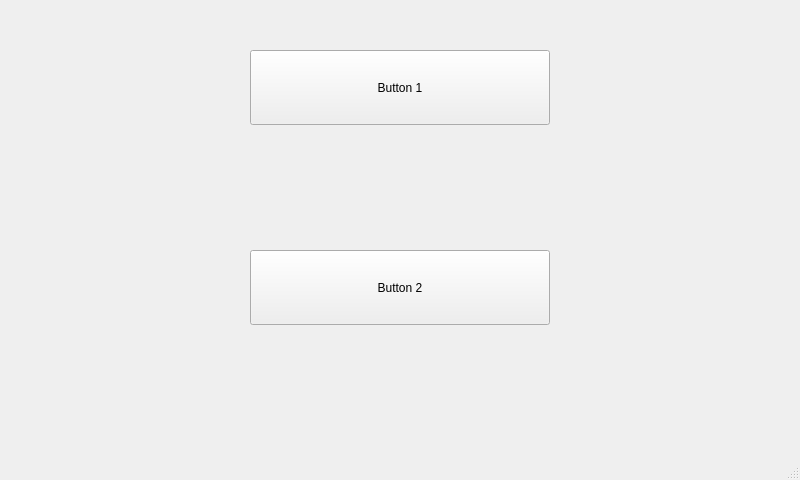
<?xml version="1.0" encoding="UTF-8"?>
<ui version="4.0">
 <class>MainWindow</class>
 <widget class="QMainWindow" name="MainWindow">
  <property name="geometry">
   <rect>
    <x>0</x>
    <y>0</y>
    <width>800</width>
    <height>480</height>
   </rect>
  </property>
  <property name="windowTitle">
   <string>MainWindow</string>
  </property>
  <widget class="QWidget" name="centralwidget">
   <widget class="QPushButton" name="Button1">
    <property name="geometry">
     <rect>
      <x>250</x>
      <y>50</y>
      <width>300</width>
      <height>75</height>
     </rect>
    </property>
    <property name="text">
     <string>Button 1</string>
    </property>
   </widget>
   <widget class="QPushButton" name="Button2">
    <property name="geometry">
     <rect>
      <x>250</x>
      <y>250</y>
      <width>300</width>
      <height>75</height>
     </rect>
    </property>
    <property name="text">
     <string>Button 2</string>
    </property>
   </widget>
  </widget>
  <widget class="QMenuBar" name="menubar">
   <property name="geometry">
    <rect>
     <x>0</x>
     <y>0</y>
     <width>800</width>
     <height>22</height>
    </rect>
   </property>
  </widget>
  <widget class="QStatusBar" name="statusbar"/>
 </widget>
 <resources/>
 <connections/>
</ui>
